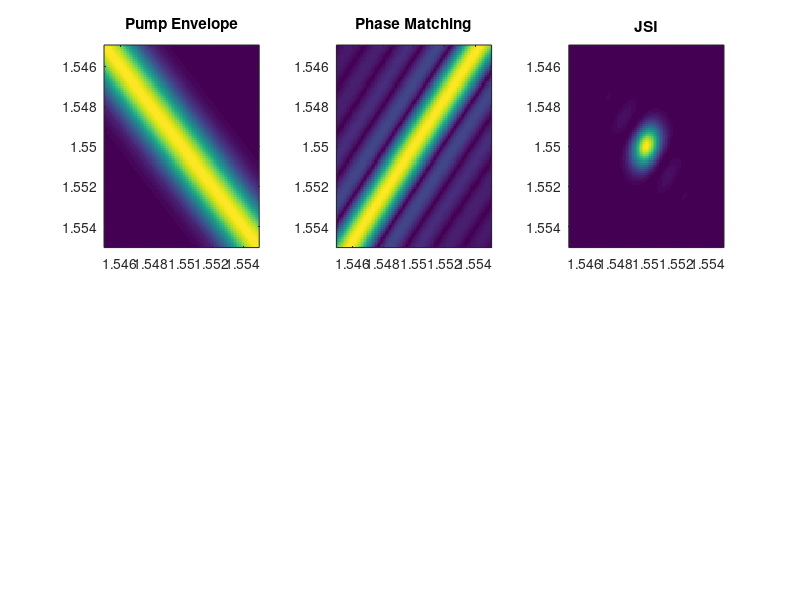

Here is the MATLAB script that generated this plot: (Note: this script raises an error after producing the figure.)
close all
clear all

mm=1e-3;
um=1e-6;

ktpx = @ (x) sqrt(2.10468 + 0.89342*x.^2./(x.^2-0.04438)-0.01036.*x.^2);
ktpy = @(x) sqrt(2.0993 + 0.922683*x.^2./(x.^2-0.0467695)-0.0138408.*x.^2);
ktpz = @(x) sqrt(1.9446 + 1.3617*x.^2./(x.^2-0.047)-0.01491.* x.^2);

c=3e8;
lp=.775e-6;
wp = 2*pi*c/lp;
kp=2*pi*ktpy(lp/um)/lp;
lam = @(w) 2*pi*c./w;
pbi =(2/(2*sqrt(2*log(2))))*.6e-9;
pb =(2*pi*c*pbi)/lp^2;
k=@(w,n) 2*pi*n(lam(w)/um)./lam(w);
aw =@(ws,wi) exp(-((ws+wi-wp)/(pb)).^2)
% aw =@(ws,wi) exp(-((ws+wi-wp)/(2*pb)).^2)
dk = @(ws,wi) k(ws+wi,ktpy) - k(ws,ktpy) - k(wi,ktpz)
% Lcryst=22.58*mm;
Lcryst=27.38*mm;
% Lcryst=.52*mm;
LamC=abs(2*pi/dk(wp/2,wp/2));
% LamC=46.52*um
phiw= @(ws,wi) sinc(Lcryst*(dk(ws,wi)+2*pi/LamC)/(2*pi)) %matlab adds a pi

% FWHM=21*mm;
% apd = FWHM/(2*sqrt(2*log(2)));
% apod = @(x) exp(-(x-Lcryst/2).^2/(sqrt(2)*apd)^2);


LamAll = [1545:(10)/(99):1555]*1e-9;
wall=2*pi*c./LamAll;
[Ws,Wi] = meshgrid(wall,flip(wall));
figure(1)
subplot(2,3,1)
imagesc(LamAll*1e6,LamAll*1e6,abs(aw(Ws,Wi)))
title('Pump Envelope')
subplot(2,3,2)
imagesc(LamAll*1e6,LamAll*1e6,abs(phiw(Ws,Wi)))
title('Phase Matching')
subplot(2,3,3)
imagesc(LamAll*1e6,LamAll*1e6,(abs(phiw(Ws,Wi)).*abs(aw(Ws,Wi))).^2)
title('JSI')
JSA1 = abs(phiw(Ws,Wi)).*aw(Ws,Wi);
s1=svd(JSA1);
lambda1=s1.^2;
lambda1=lambda1./sum(lambda1);
K1=1/sum(lambda1.^2)



%FFT and sampling rate have to be/ multiples of each other
mm=1e-3;
um=1e-6;

N=50;
Lall=Lcryst*20;
Fs = 1/(LamC/N);            % Sampling frequency                    
T = 1/Fs;             % Sampling period       
L = (Lall)*Fs;             % Length of signal
t = (0:L-1)*T;        % Time vector
polL=LamC;

t=t-Lall/2;

% mind=5e-6;
% mind=10e-6;
% mind=0;
mind=3.425e-6;
mind=mind/4;
absDmax=1-mind/((LamC));

%Guassian Window
% cheiff =@(x) exp(-x.^2/(Lcryst/5)^2);
FWHM =14.60*mm;
% FWHM=Lcryst*.6;
% FWHM=Lcryst;
apd = FWHM/(2*sqrt(2*log(2)));
cheiff = @(x) exp(-x.^2/(apd)^2);



tN = @(x) (x*Fs+Lcryst*Fs/2);
Nw= Lcryst*Fs;

% cheiff = @(x) ChebChi(x,Lcryst*1.6,1);
% cheiff = @(x) tukChi(x,Lcryst*1.6,.9)
% cheiff = @(x) (1-abs((tN(x)-Nw/2)/(ratio*Nw/2)));

% sigma=.8;
% p=8;
% cheiff = @(x) exp(-((tN(x)-Nw/2)/(sigma*Nw/2)).^p);
% k=1:Nw;
% W0=@(k) 
% chebstuff =@(x) W0(k).*(-exp(1i*pi/(N+1))).^(k).*exp(1i.*2.*pi.*k.*tN(x)./(Nw+1))
% 1/(Nw+1)*sum(chebstuff)



% cheiff=@(x) exp(-0*x.^2/(Lcryst/5)^2)
% cheiff =@(x) double(and(x<Lcryst/4,x>-Lcryst/4));
% duty = @(x) asin(cheiff(x))/pi;
sW= @(x,f) sign(sin(x.*(2*pi*f))+duty(x,Lcryst,cheiff,absDmax));
% sW = @(x,f)  sign(sin(x.*(2*pi*f))).*cheiff(x);
% sW = @(x,f)  sign(sin(x.*(2*pi*f))).*.5;

S = sW(t,(1/polL));
% S = (square(2*pi*t/polL,50));
winC=and(t>-Lcryst/2,t<+Lcryst/2);


ti=find(diff(S.*winC) ~= 0)+1;
widths=diff(ti)*T;
widths=widths/(.025*um);
widths= round(widths)*.025*um;
crys=[];
for i=1:size(widths,2)
    sign=1-2*mod(i,2);
    crys=horzcat(crys,sign*ones(1,round(widths(i)/T)));
    crys=horzcat(crys,0*ones(1,round(.025*um/T)));
end
PadN=size(t,2)-size(crys,2);

cryst = [zeros(1,PadN/2),crys,zeros(1,PadN/2)];

figure(2)
subplot(1,2,1)
plot(t,S.*winC,t,cryst)
% plot(t,cryst)
hold on
hold on
plot(t,duty(t,Lcryst,cheiff,absDmax))
plot(t,cheiff(t))
legend('polling','duty','cheiff')
xlim([-Lcryst,Lcryst])


title('Crystal Poling')
xlabel('z (m)')
ylabel('chi(z)')



% Y = fft(S.*winC);
Y=fft(cryst);
P2 = abs(Y/L);
P1 = P2(1:L/2+1);
P1(2:end-1) = 2*P1(2:end-1);
f = Fs*(0:(L/2))/L;
figure(2)
subplot(1,2,2)
plot(2*pi*f,P1) 
hold on
plot(2*pi*f,max(P1).*abs(sinc(Lcryst*(2*pi*f-2*pi/LamC)/(2*pi)))) 
title('Phase Matching Function')
xlabel('dk (1/m)')
ylabel('h(dk)')
xlim([2*pi/LamC*(1-.01),2*pi/LamC*(1+.01)])

figure(1)
subplot(2,3,4)
imagesc(LamAll*1e6,LamAll*1e6,aw(Ws,Wi))
title('Pump Envelope (Apod)')
subplot(2,3,5)
phiwF =@(ws,wi) interp1(2*pi*f,P1,-dk(ws,wi));
imagesc(LamAll*1e6,LamAll*1e6,phiwF(Ws,Wi))
title('Phase Matching (Apod)')
subplot(2,3,6)
imagesc(LamAll*1e6,LamAll*1e6,(phiwF(Ws,Wi).*aw(Ws,Wi)))
title('JSA (Apod)')

JSA2 = phiwF(Ws,Wi).*aw(Ws,Wi);
s2=svd(JSA2);
lambda2=s2.^2;
lambda2=lambda2./sum(lambda2);
K2=1/sum(lambda2.^2)
Leff = trapz(t,cheiff(t).*winC)/Lcryst

lambGs=2*pi*3e8./(Ws)-1.55*um;
lambGi=2*pi*3e8./(Wi)-1.55*um;
JSI = JSA2^2/(max(max(JSA2^2)));
JSI=JSA2/(max(max(JSA2)));

JSI=JSA2/(max(max(JSA2)));
f=figure
f.Position = [100 100 250 200]
imagesc(LamAll*1e6,LamAll*1e6,1-JSA2)
colormap bone
xlabel('Signal (\mum)')
ylabel('Idler (\mum)')
title('JSA (Apod)')


JSI=JSA1/(max(max(JSA1)));
f=figure
f.Position = [100 100 250 200]
imagesc(LamAll*1e6,LamAll*1e6,1-JSI)
colormap bone
xlabel('Signal (\mum)')
ylabel('Idler (\mum)')
title('JSA')
% surf(lambGs,lambGi,abs(JSI-.5))
% locs=abs(JSI-.5)<.01;
% fwhms=lambGs(locs);
% fwhmi=lambGi(locs);
% fwhm = sqrt(fwhms.^2+fwhmi.^2)*1e9;
% fwhmM=mean(fwhm)*2;
% transition_indices = find(diff(S.*winC) ~= 0) + 1;
% max_widths = diff(transition_indices(1:2:end)) * T;
% min_widths = diff(transition_indices(2:2:end)) * T;


% txt=fileread('export.json');
% data=jsondecode(txt);
% x=data.plots.xvals;
% y=data.plots.yvals;
% JSIw=data.plots.zvals;
% s2w=svd(sqrt(JSIw));
% lambdaw=s2w.^2;
% lambdaw=lambdaw./sum(lambdaw);
% Kw=1/sum(lambdaw.^2)

% figure
% subplot(1,3,1)
% contourf(log(JSA1.^2),10)
% subplot(1,3,2)
% contourf(log(JSA2.^2),10)
% subplot(1,3,3)
% JSIw=flip(JSIw).';
% contourf(log(JSIw),10)
% imagesc(abs(JSA2.^2/max(max(JSA2.^2))-JSIw/max(max(JSIw))))
function [d]= duty(x,Lcryst,cheiff,absDmax)
% cheiff =@(x) exp(-x.^2/(Lcryst/5)^2);
cheiffx=cheiff(x);
d1=-sqrt(1-cheiffx);
d1(d1<-absDmax)=-absDmax;
d2=sqrt(1-cheiffx);
d2(d2>absDmax)=absDmax;
d=(x<0).*d1+(x>0).*d2;

% for i = 1:max(size(x))
%     if x(i)<0 
% %     if 1==1
% %         d(i)=(absDmax/.5)*asin(cheiffx(i))/pi-absDmax;
%         d(i)=max([-sqrt(1-cheiffx(i)^2),-absDmax]);
%     else
% %         d(i)=absDmax-(absDmax/.5)*asin(cheiffx(i))/pi;
%         d(i)=min([sqrt(1-cheiffx(i)^2),absDmax]);
% %         d(i)=1-cheiffx(i);
%     end
% end
end

function [chi]=ChebChi(x,Width,dB)
dx=mean(diff(x));
Nwin=Width/dx;
win = chebwin(Nwin,100*dB);
Nwin2=max(size(win));
% xwin=[-Width/2:(Width)/(Nwin-1):Width/2];
xwin = [1:Nwin2]*dx-Width/2;
chi=interp1(xwin,win,x);
chi(isnan(chi))=0;
end

% function [cryst]=gen_from_widths(t,widths,T)
% crys=[];
% for i=1:size(widths,2)
%     sign=1-2*mod(i,2);
%     horzcat(crys,sign*ones(1,round(widths(i)/T)));
% end
% plot(crys)
% figure
% PadN=size(t,2)-size(crys,2);
% cryst = [zeros(1,PadN/2),crys,zeros(1,PadN/2)];
% end
    

function [chi]=tukChi(x,Width,dB)
dx=mean(diff(x));
Nwin=Width/dx;
win = tukeywin(Nwin,dB);
Nwin2=max(size(win));
% xwin=[-Width/2:(Width)/(Nwin-1):Width/2];
xwin = [1:Nwin2]*dx-Width/2;
chi=interp1(xwin,win,x);
chi(isnan(chi))=0;
end

